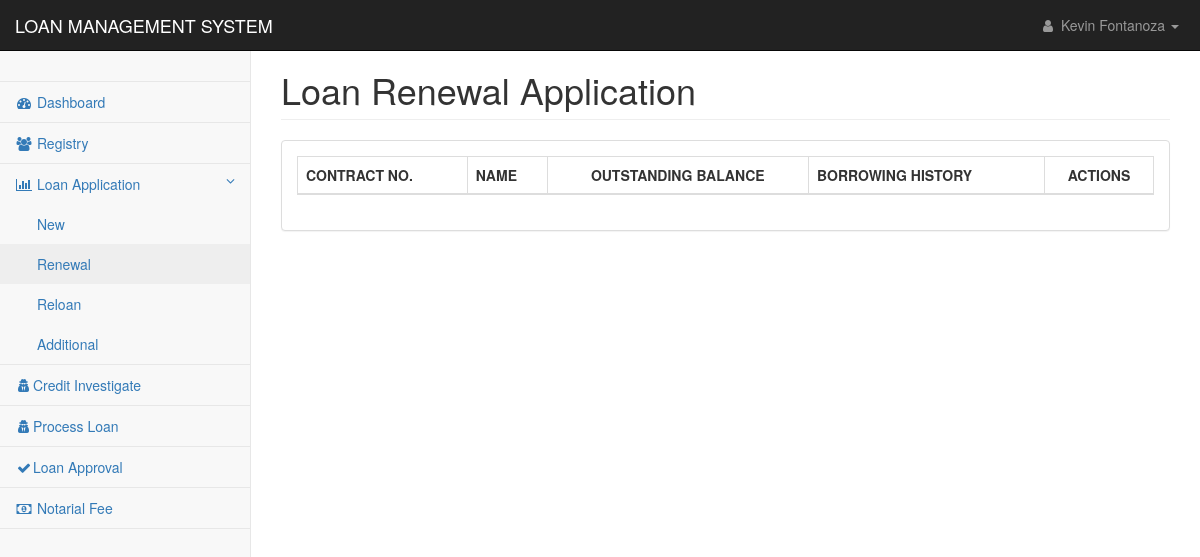
The page /pages/loan_application_renewal.php (signed in) on the database as committed earlier.
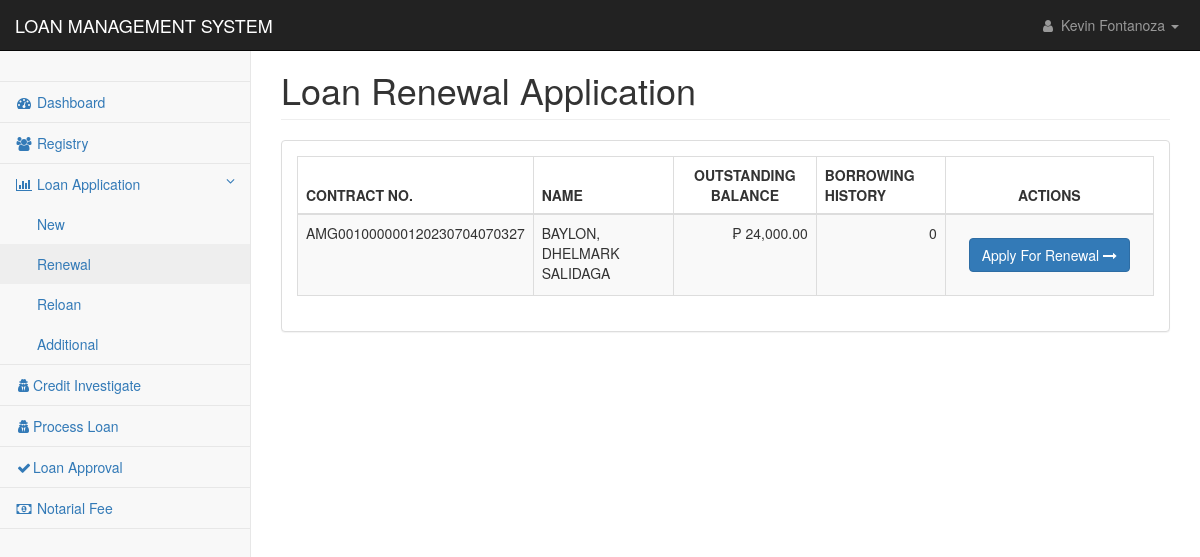
The same page on the database as committed later.
### tables this page shows
CREATE TABLE `applicants_personal` (
  `applicant_id` int(11) NOT NULL,
  `applicant_code` text NOT NULL,
  `firstname` text NOT NULL,
  `middlename` text NOT NULL,
  `lastname` text NOT NULL,
  `suffix` text NOT NULL,
  `nickname` text NOT NULL,
  `age` text NOT NULL,
  `gender` text NOT NULL,
  `contact1` text NOT NULL,
  `mstatus` text NOT NULL,
  `dob1` date NOT NULL,
  `pob1` text NOT NULL,
  `block1` text NOT NULL,
  `street1` text NOT NULL,
  `phase1` text NOT NULL,
  `brgy1` text NOT NULL,
  `city1` text NOT NULL,
  `province1` text NOT NULL,
  `map_url` text NOT NULL,
  `residence1` text NOT NULL,
  `lwith1` text NOT NULL,
  `block2` text NOT NULL,
  `street2` text NOT NULL,
  `phase2` text NOT NULL,
  `brgy2` text NOT NULL,
  `city2` text NOT NULL,
  `province2` text NOT NULL,
  `residence2` text NOT NULL,
  `lwith2` text NOT NULL,
  `mothername` text NOT NULL,
  `mothercon` text NOT NULL,
  `fathername` text NOT NULL,
  `fathercon` text NOT NULL,
  `file` text NOT NULL,
  `date_encoded` date NOT NULL
);

CREATE TABLE `loan_applications` (
  `loan_id` int(11) NOT NULL,
  `contract_no` text NOT NULL,
  `client_id` text NOT NULL,
  `loan_type` int(11) NOT NULL,
  `loan_duration` int(11) NOT NULL,
  `loan_amount` double NOT NULL,
  `interest_amount` double NOT NULL,
  `other_fee` double NOT NULL,
  `total_cashout` double NOT NULL,
  `monthly_amortization` int(11) NOT NULL,
  `mop` text NOT NULL,
  `ob` double NOT NULL,
  `udi_percentage` int(11) NOT NULL,
  `udi_value` double NOT NULL,
  `interest_percentage` int(11) NOT NULL,
  `application_date` datetime NOT NULL DEFAULT current_timestamp(),
  `ci_status` int(11) NOT NULL,
  `ci_by` text NOT NULL,
  `ci_date` datetime DEFAULT NULL,
  `approval` int(11) NOT NULL,
  `processed_by` text NOT NULL,
  `date_flagged` datetime DEFAULT NULL,
  `remarks` text NOT NULL,
  `paid` int(11) NOT NULL,
  `effective_date` date NOT NULL
);

### pages/mvc/controller/class-autoload.cont.php (called while the page is built, shortened)
<?php
function myAutoLoader($className){
    $url = $_SERVER['HTTP_HOST'].$_SERVER['REQUEST_URI'];
    if(strpos($url, 'controller') !== false){
        $path = "../model/";
    }else{
        $path = "mvc/model/";
    }
    $extension = ".mod.php";
    $fullPath = $path . $className . $extension;
}

### pages/mvc/model/dbcon.mod.php (called while the page is built)
<?php
Class DbCon {
	Private $host = "localhost";
	Private $user = "root";
	Private $pwd = "";
	Private $dbName = "amigo";
	Protected function connect(){
		$dsn = 'mysql:host=' . $this->host . ';dbname=' . $this->dbName;
		$pdo = new PDO($dsn, $this->user, $this->pwd);
		$pdo->setAttribute(PDO::ATTR_DEFAULT_FETCH_MODE, PDO::FETCH_ASSOC);
		return $pdo;
    }
}

### pages/mvc/model/loan.mod.php (called while the page is built, shortened)
<?php
class Loan extends DbCon {
    private $clientID;
    public $contractNo;
    public function __construct(String $id){
        $sql = "SELECT e_status, other_source, monthly_salary FROM applicants_work WHERE applicant_code= ?";
        $stmt = $this->connect()->prepare($sql);
        $stmt->execute([$id]);
        $result = $stmt->fetch();
        $this->clientID = $id;
        $this->incomeSourceFlag = $result['other_source']??null;
        $this->monthlyNetSal = $result['monthly_salary']??null;
        if($this->incomeSourceFlag > 0 ){
            $this->clientSukli = Statics::$ATWOAFOURSUKLI;
        }else{
            $this->clientSukli = Statics::$AONEATHREESUKLI;
            $this->incomeEarning = 'Single';
        }
        $this->getBorrowingCount();
        $this->getBorrowingCount();
        $this->getBorrowingSum();
        $this->getSukli();
        $this->getBorrowCount();
        $this->getRenewalBasesInfo();
        $this->getOutstandingBalance();
    }
    public function getSukli(){
        $sql = "SELECT SUM(monthly_amortization) FROM loan_applications WHERE paid=0 AND client_id=?";
        $stmt = $this->connect()->prepare($sql);
        $stmt->execute([$this->clientID]);
        $result = $stmt->fetchColumn();
    }
    public function getBorrowingCount(){
        $sql = "SELECT COUNT(client_id) FROM loan_applications WHERE paid=1 AND client_id=?";
        $stmt = $this->connect()->prepare($sql);
        $stmt->execute([$this->clientID]);
        $result = $stmt->fetchColumn();
    }
    public function getBorrowCount(){
        $sql = "SELECT COUNT(client_id) FROM loan_applications WHERE client_id=?";
        $stmt = $this->connect()->prepare($sql);
        $stmt->execute([$this->clientID]);
        $result = $stmt->fetchColumn();
    }
    public function getBorrowingSum(){
        $sql = "SELECT SUM(monthly_amortization) FROM loan_applications WHERE paid=0 AND client_id=?";
        $stmt = $this->connect()->prepare($sql);
        $stmt->execute([$this->clientID]);
        $result = $stmt->fetchColumn();
    }
    public function getNotarialFee(){
        $sql = "SELECT notarial_fee FROM fees WHERE notarial_id = ?";
    }
    public function getRenewalBasesInfo(){
        $sql = "SELECT contract_no, loan_amount FROM loan_applications WHERE paid=0 AND client_id = ?";
        $stmt = $this->connect()->prepare($sql);
        $stmt->execute([$this->clientID]);
        $result = $stmt->fetch();
        $this->contractNo = $result['contract_no']??null;
        $this->recLoanAmount = $result['loan_amount']??null;
    }
    public function getOutstandingBalance(){
        $sql = "SELECT SUM(amount) FROM payments WHERE contract_no = ?";
        $stmt = $this->connect()->prepare($sql);
        $stmt->execute([$this->contractNo]);
        $result = $stmt->fetchColumn();
    }
}

### pages/loan_application_renewal.php (the view, shortened to what the changed rows need)
<?php
include('../config/conn.php');
include 'mvc/controller/class-autoload.cont.php';
?>
<!DOCTYPE html>
<html lang="en">
<head>
    <link href="../css/bootstrap.min.css" rel="stylesheet">
    <link href="../css/metisMenu.min.css" rel="stylesheet">
    <link href="../css/dataTables/dataTables.bootstrap.css" rel="stylesheet">
    <link href="../css/dataTables/dataTables.responsive.css" rel="stylesheet">
    <link href="../css/startmin.css" rel="stylesheet">
    <link href="../css/font-awesome.min.css" rel="stylesheet" type="text/css">
</head>
<body>
    <div id="wrapper">
        <div id="page-wrapper">
            <div class="container-fluid">
                <div class="row">
                    <div class="col-lg-12">
                        <h1 class="page-header">Loan Renewal Application</h1>
                    </div>
                </div>
                <div class="row">
                    <div class="col-lg-12">
                        <div class="panel panel-default">
                            <div class="panel-body">
                                <div class="table-responsive">
                                    <table class="table table-striped table-bordered table-hover"
                                        id="dataTables-example">
                                        <thead>
                                            <tr>
                                                <th>CONTRACT NO.</th>
                                                <th>NAME</th>
                                                <th class="text-center">OUTSTANDING BALANCE</th>
                                                <th>BORROWING HISTORY</th>
                                                <th class="text-center">ACTIONS</th>
                                            </tr>
                                        </thead>
                                        <tbody>
                                            <?php
                                                $sql = "SELECT * FROM applicants_personal
                                                LEFT JOIN loan_applications
                                                ON applicants_personal.applicant_code = loan_applications.client_id
                                                WHERE loan_applications.paid = 0
                                                ORDER BY loan_applications.application_date ASC";
                                                $res = mysqli_query($con,$sql);
                                                    if(mysqli_num_rows($res) > 0){
                                                        while($row = mysqli_fetch_assoc($res)) {
                                                        $cid = $row['client_id'];
                                                        $loan = new Loan(strval($cid));
                                                        $name = $row['lastname'].', '.$row['firstname'].' '.$row['middlename'] .' '.$row['suffix'];
                                                        if(intval($loan->borrowingHistCount) == 0) {
                                                         ?>
                                            <tr class="odd gradeX">
                                                <td><?php echo $row['contract_no'];?></td>
                                                <td><?php echo $name;?></td>
                                                <td class="text-right"><?php echo "₱ ".number_format(floatval($loan->outStandingBalance),2)?></td>
                                                <td class="text-right"><?php echo $loan->borrowingHistCount;?></td>
                                                <td style="text-align:center">
                                                    <div class="tooltip-demo">
                                                        <div class="panel-body">
                                                            <?php
                                                                $check = "SELECT * FROM loan_applications WHERE client_id='$cid'";
                                                                $rescheck = mysqli_query($con,$check);
                                                                    if(mysqli_num_rows($rescheck) > 0){
                                                            ?>
                                                            <button type="button" class="btn btn-primary btn-sml"
                                                                data-toggle="modal"
                                                                data-target="#myModal_<?php echo $cid?>">
                                                                Apply For Renewal <i class="fa fa-long-arrow-right"
                                                                    aria-hidden="true" title="Copy to use save"></i>
                                                            </button>
                                                            <?php
                                                                }
                                                            ?>
                                                        </div>
                                                            <?php
                                                        }
                                                                                                }
                                                                                                ?>
                                                    </div>
                                                </td>
                                            </tr>
                                            <?php
                                                                    }
                                                            ?>
                                        </tbody>
                                    </table>
                                </div>
                            </div>
                        </div>
                    </div>
                </div>
            </div>
        </div>
    </div>
</body>
</html>

Rows that differ between the two databases and show on the page:
added applicants_personal: loan_applications.contract_no "AMG001000000120230704070327", name "BAYLON, DHELMARK SALIDAGA", loan_applications.loan_amount "24,000.00", borrowingHistCount "0"
